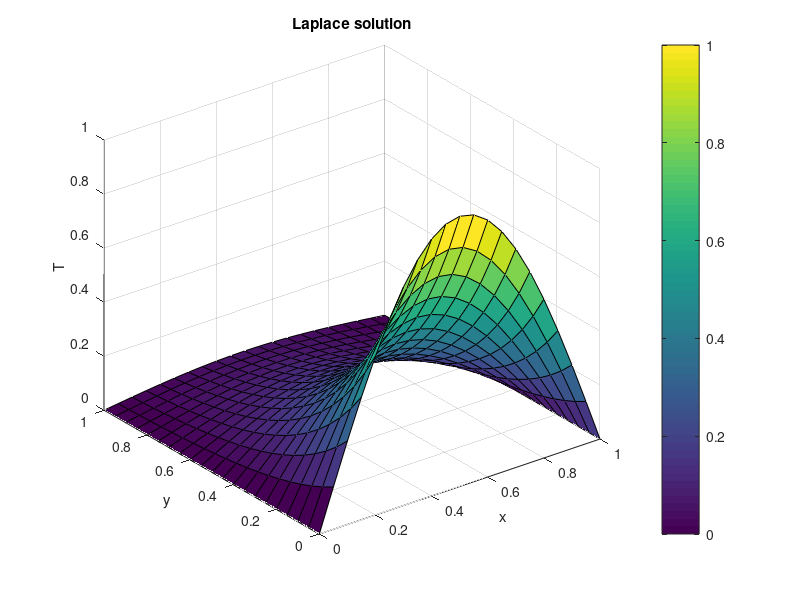

MATLAB code to generate this figure:
%Problem4_c
function Problme_4_c

clear all; clc;

xStart=0; xEnd=1;
yStart=0; yEnd=1;
I=21; J=21;
dx=(xStart-xEnd)/(I-1); dy=(yStart-yEnd)/(J-1);
h=dx;

x=linspace(xStart,xEnd,I);
y=linspace(yStart,yEnd,J);

T_sol=zeros(I,J);
T_sol(:,1)=sin(pi*x);
T_sol(:,J)=sin(pi*x)*exp(-pi);
T_sol(1,:)=0;
T_sol(I,:)=0;

err = 1; eps = 1e-6; beta = 1.5; n = 0;
while err > eps
    T_sol_old = T_sol;
    for j = 2:J-1
        for i = 2:I-1
            T_sol(i,j) = 0.25*beta*(T_sol(i-1,j)+T_sol(i+1,j)+T_sol(i,j-1)...
            +T_sol(i,j+1))+(1-beta)*T_sol(i,j);
        end
    end
n = n + 1;
err = max(max(abs((T_sol(:,:)-T_sol_old(:,:))./T_sol_old(:,:)))); % Error evaluation
end

surf(x,y,T_sol');
title('Laplace solution'),xlabel('x'),ylabel('y'),zlabel('T'),colorbar
end